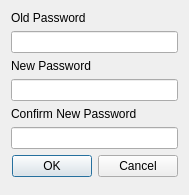
<?xml version="1.0" encoding="UTF-8"?>
<ui version="4.0">
 <class>ChangePasswordDialog</class>
 <widget class="QDialog" name="ChangePasswordDialog">
  <property name="geometry">
   <rect>
    <x>0</x>
    <y>0</y>
    <width>189</width>
    <height>195</height>
   </rect>
  </property>
  <property name="sizePolicy">
   <sizepolicy hsizetype="Fixed" vsizetype="Fixed">
    <horstretch>0</horstretch>
    <verstretch>0</verstretch>
   </sizepolicy>
  </property>
  <property name="windowTitle">
   <string>Dialog</string>
  </property>
  <layout class="QVBoxLayout" name="verticalLayout">
   <item>
    <widget class="QLabel" name="label">
     <property name="sizePolicy">
      <sizepolicy hsizetype="Preferred" vsizetype="Maximum">
       <horstretch>0</horstretch>
       <verstretch>0</verstretch>
      </sizepolicy>
     </property>
     <property name="text">
      <string>Old Password</string>
     </property>
    </widget>
   </item>
   <item>
    <widget class="QLineEdit" name="oldPasswordEdit">
     <property name="maxLength">
      <number>20</number>
     </property>
     <property name="echoMode">
      <enum>QLineEdit::PasswordEchoOnEdit</enum>
     </property>
    </widget>
   </item>
   <item>
    <widget class="QLabel" name="label_2">
     <property name="sizePolicy">
      <sizepolicy hsizetype="Preferred" vsizetype="Maximum">
       <horstretch>0</horstretch>
       <verstretch>0</verstretch>
      </sizepolicy>
     </property>
     <property name="text">
      <string>New Password</string>
     </property>
    </widget>
   </item>
   <item>
    <widget class="QLineEdit" name="newPasswordEdit">
     <property name="maxLength">
      <number>20</number>
     </property>
     <property name="echoMode">
      <enum>QLineEdit::PasswordEchoOnEdit</enum>
     </property>
    </widget>
   </item>
   <item>
    <widget class="QLabel" name="label_3">
     <property name="sizePolicy">
      <sizepolicy hsizetype="Preferred" vsizetype="Maximum">
       <horstretch>0</horstretch>
       <verstretch>0</verstretch>
      </sizepolicy>
     </property>
     <property name="text">
      <string>Confirm New Password</string>
     </property>
    </widget>
   </item>
   <item>
    <widget class="QLineEdit" name="confirmNewPasswordEdit">
     <property name="maxLength">
      <number>20</number>
     </property>
     <property name="echoMode">
      <enum>QLineEdit::PasswordEchoOnEdit</enum>
     </property>
    </widget>
   </item>
   <item>
    <widget class="QDialogButtonBox" name="acceptButtons">
     <property name="orientation">
      <enum>Qt::Horizontal</enum>
     </property>
     <property name="standardButtons">
      <set>QDialogButtonBox::Cancel|QDialogButtonBox::Ok</set>
     </property>
     <property name="centerButtons">
      <bool>true</bool>
     </property>
    </widget>
   </item>
  </layout>
 </widget>
 <resources/>
 <connections>
  <connection>
   <sender>acceptButtons</sender>
   <signal>accepted()</signal>
   <receiver>ChangePasswordDialog</receiver>
   <slot>accept()</slot>
   <hints>
    <hint type="sourcelabel">
     <x>248</x>
     <y>254</y>
    </hint>
    <hint type="destinationlabel">
     <x>157</x>
     <y>274</y>
    </hint>
   </hints>
  </connection>
  <connection>
   <sender>acceptButtons</sender>
   <signal>rejected()</signal>
   <receiver>ChangePasswordDialog</receiver>
   <slot>reject()</slot>
   <hints>
    <hint type="sourcelabel">
     <x>316</x>
     <y>260</y>
    </hint>
    <hint type="destinationlabel">
     <x>286</x>
     <y>274</y>
    </hint>
   </hints>
  </connection>
 </connections>
</ui>
